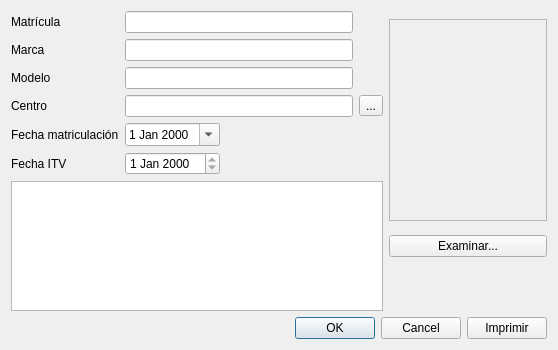
<?xml version="1.0" encoding="UTF-8"?>
<ui version="4.0">
 <class>VehiculosFicha</class>
 <widget class="QDialog" name="VehiculosFicha">
  <property name="geometry">
   <rect>
    <x>0</x>
    <y>0</y>
    <width>558</width>
    <height>350</height>
   </rect>
  </property>
  <property name="windowTitle">
   <string>Ficha de vehículo</string>
  </property>
  <layout class="QGridLayout" name="gridLayout_2">
   <item row="0" column="0" rowspan="3" colspan="3">
    <layout class="QGridLayout" name="gridLayout">
     <item row="0" column="0">
      <widget class="QLabel" name="label">
       <property name="text">
        <string>Matrícula</string>
       </property>
      </widget>
     </item>
     <item row="1" column="0">
      <widget class="QLabel" name="label_3">
       <property name="text">
        <string>Marca</string>
       </property>
      </widget>
     </item>
     <item row="0" column="1" colspan="2">
      <widget class="QLineEdit" name="edtMatricula">
       <property name="maxLength">
        <number>10</number>
       </property>
      </widget>
     </item>
     <item row="1" column="1" colspan="2">
      <widget class="QLineEdit" name="edtMarca">
       <property name="maxLength">
        <number>20</number>
       </property>
      </widget>
     </item>
     <item row="2" column="1" colspan="2">
      <widget class="QLineEdit" name="edtModelo">
       <property name="maxLength">
        <number>20</number>
       </property>
      </widget>
     </item>
     <item row="2" column="0">
      <widget class="QLabel" name="label_5">
       <property name="text">
        <string>Modelo</string>
       </property>
      </widget>
     </item>
     <item row="4" column="0">
      <widget class="QLabel" name="label_2">
       <property name="text">
        <string>Fecha matriculación</string>
       </property>
      </widget>
     </item>
     <item row="4" column="1">
      <widget class="QDateEdit" name="datFechaMatriculacion">
       <property name="calendarPopup">
        <bool>true</bool>
       </property>
      </widget>
     </item>
     <item row="3" column="0">
      <widget class="QLabel" name="label_7">
       <property name="text">
        <string>Centro</string>
       </property>
      </widget>
     </item>
     <item row="3" column="1" colspan="2">
      <widget class="QLineEdit" name="edtCentro">
       <property name="readOnly">
        <bool>true</bool>
       </property>
      </widget>
     </item>
     <item row="4" column="2">
      <spacer name="horizontalSpacer">
       <property name="orientation">
        <enum>Qt::Horizontal</enum>
       </property>
       <property name="sizeHint" stdset="0">
        <size>
         <width>40</width>
         <height>20</height>
        </size>
       </property>
      </spacer>
     </item>
     <item row="5" column="0">
      <widget class="QLabel" name="label_4">
       <property name="minimumSize">
        <size>
         <width>0</width>
         <height>22</height>
        </size>
       </property>
       <property name="text">
        <string>Fecha ITV</string>
       </property>
      </widget>
     </item>
     <item row="5" column="1">
      <widget class="QDateEdit" name="datFechaITV">
       <property name="readOnly">
        <bool>true</bool>
       </property>
      </widget>
     </item>
     <item row="6" column="0" rowspan="3" colspan="4">
      <widget class="QTableWidget" name="tableDetalle"/>
     </item>
     <item row="3" column="3">
      <widget class="QToolButton" name="btnCentro">
       <property name="text">
        <string>...</string>
       </property>
      </widget>
     </item>
     <item row="0" column="4" rowspan="7">
      <widget class="QScrollArea" name="scAreaImagen">
       <property name="sizePolicy">
        <sizepolicy hsizetype="Fixed" vsizetype="Fixed">
         <horstretch>0</horstretch>
         <verstretch>0</verstretch>
        </sizepolicy>
       </property>
       <property name="minimumSize">
        <size>
         <width>158</width>
         <height>202</height>
        </size>
       </property>
       <property name="widgetResizable">
        <bool>true</bool>
       </property>
       <widget class="QWidget" name="scrollAreaWidgetContents">
        <property name="geometry">
         <rect>
          <x>0</x>
          <y>0</y>
          <width>156</width>
          <height>200</height>
         </rect>
        </property>
       </widget>
      </widget>
     </item>
     <item row="7" column="4">
      <widget class="QPushButton" name="btnExaminar">
       <property name="text">
        <string>Examinar...</string>
       </property>
      </widget>
     </item>
    </layout>
   </item>
   <item row="3" column="0" colspan="3">
    <layout class="QHBoxLayout" name="horizontalLayout">
     <item>
      <widget class="QDialogButtonBox" name="buttonBox">
       <property name="orientation">
        <enum>Qt::Horizontal</enum>
       </property>
       <property name="standardButtons">
        <set>QDialogButtonBox::Cancel|QDialogButtonBox::Ok</set>
       </property>
      </widget>
     </item>
     <item>
      <widget class="QPushButton" name="btnImprimir">
       <property name="text">
        <string>Imprimir</string>
       </property>
      </widget>
     </item>
    </layout>
   </item>
  </layout>
 </widget>
 <tabstops>
  <tabstop>edtMatricula</tabstop>
  <tabstop>edtMarca</tabstop>
  <tabstop>edtModelo</tabstop>
  <tabstop>datFechaMatriculacion</tabstop>
  <tabstop>tableDetalle</tabstop>
  <tabstop>edtCentro</tabstop>
 </tabstops>
 <resources/>
 <connections>
  <connection>
   <sender>buttonBox</sender>
   <signal>accepted()</signal>
   <receiver>VehiculosFicha</receiver>
   <slot>accept()</slot>
   <hints>
    <hint type="sourcelabel">
     <x>248</x>
     <y>254</y>
    </hint>
    <hint type="destinationlabel">
     <x>157</x>
     <y>274</y>
    </hint>
   </hints>
  </connection>
  <connection>
   <sender>buttonBox</sender>
   <signal>rejected()</signal>
   <receiver>VehiculosFicha</receiver>
   <slot>reject()</slot>
   <hints>
    <hint type="sourcelabel">
     <x>316</x>
     <y>260</y>
    </hint>
    <hint type="destinationlabel">
     <x>286</x>
     <y>274</y>
    </hint>
   </hints>
  </connection>
 </connections>
</ui>
